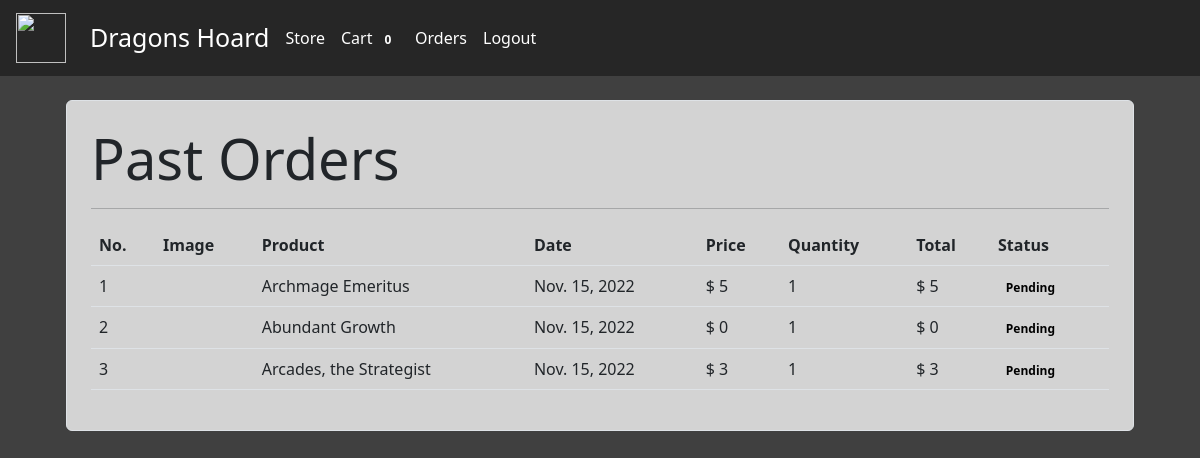
The page /orders (signed in) on the database its author committed.
### store/models/orders.py (models this page shows, shortened)
class Order(models.Model):
    product = models.ForeignKey(Products,
                                on_delete=models.CASCADE)
    customer = models.ForeignKey(Customer,
                                 on_delete=models.CASCADE)
    quantity = models.IntegerField(default=1)
    price = models.IntegerField()
    address = models.CharField (max_length=50, default='', blank=True)
    phone = models.CharField (max_length=50, default='', blank=True)
    date = models.DateField (default=datetime.datetime.today)
    status = models.BooleanField (default=False)
    @staticmethod
    def get_orders_by_customer(customer_id):
        return Order.objects.filter(customer=customer_id).order_by('-date')

### store/models/product.py (models this page shows, shortened)
class Products(models.Model):
    name = models.CharField(max_length=60)
    price= models.DecimalField(max_digits = 5, decimal_places=2)
    set = models.CharField(max_length=5)
    category= models.ForeignKey(Category,on_delete=models.CASCADE,default=1 )
    description= models.CharField(max_length=250, default='', blank=True, null= True)
    image= models.ImageField(upload_to='images/')

### store/middlewares/auth.py (the view)
    def middleware(request):
        print(request.session.get('customer'))
        returnUrl = request.META['PATH_INFO']
        print(request.META['PATH_INFO'])
        if not request.session.get('customer'):
           return redirect(f'login?return_url={returnUrl}')
        response = get_response(request)
        return response

### store/templatetags/custom_filter.py (called while the page is built)
@register.filter(name='currency')
def currency(number):
    return "$ "+str(number)

@register.filter(name='multiply')
def multiply(number , number1):
    return number * number1

### store/views/orders.py (called while the page is built)
    def get(self , request ):
        customer = request.session.get('customer')
        orders = Order.get_orders_by_customer(customer)
        print(orders)
        return render(request , 'orders.html'  , {'orders' : orders})

### store/templates/orders.html
{% extends 'base.html' %}
{% block content %}
{% load cart %}
{% load custom_filter %}
<div class="container">
   <div style="background-color:lightgrey" class="border rounded p-4 m-4">
        <p class="display-4 pl-4 ml-4">Past Orders</p>
        <hr>
        <table class="table">
            <thead>
                <tr>
                    <th>No.</th>
                    <th>Image</th>
                    <th>Product</th>
                    <th>Date</th>
                    <th>Price</th>
                    <th>Quantity</th>
                    <th>Total</th>
                    <th>Status</th>
                </tr>
            </thead>
            <tbody>
                {% for order in orders %}
                <tr>
                    <td>{{forloop.counter}}</td>
                    <td><img style="height: 80px;" class="rounded-square" src="{{order.product.image.url}}" alt=""></td>
                    <td>{{order.product.name}}</td>
                    <td>{{order.date}}</td>
                    <td>{{order.price|currency}}</td>
                    <td>{{order.quantity}}</td>
                    <td>{{order.quantity|multiply:order.price|currency}}</td>
                    {% if order.status %}
                    <td><small style="color:black ;" class="badge badge-success">Completed</small></td>
                    {%else%}
                    <td><small style="color:black ;" class="badge badge-warning">Pending</small></td>
                    {% endif %}
                </tr>
                {% endfor %}
            </tbody>
        </table>
   </div>
</div>
{% endblock %}

### store/templates/base.html (shortened to what this page needs)
<!doctype html>
<html lang="en">
<head>
  <link rel="stylesheet" href="https://cdn.jsdelivr.net/npm/bootstrap@5.2.2/dist/css/bootstrap.min.css">
</head>
  </head>
<body style="background-color:#404040 ;" >
<nav class="one-edge-shadow
  navbar navbar-light
  sticky-top navbar
  navbar-expand-lg
  text-white">
    <a class="navbar-brand ms-3 text-dark " href="/">
    <link rel="stylesheet" href="https://use.fontawesome.com/releases/v5.7.0/css/all.css">
    <img src="https://encrypted-tbn0.gstatic.com/images?q=tbn:ANd9GcRP9JXx072mwCfsNhjYo_qz6oSgT_tAtl91Fw&usqp=CAU" style="width:50px;height:50px"></a>
    <div class="collapse navbar-collapse" id="navbarSupportedContent">
      <ul class="navbar-nav mr-auto">
        <li class="nav-item active">
          <a class="nav-link" href="/store" style="font-size:25px;color:white;">Dragons Hoard <span class="sr-only">(current)</span></a>
        </li>
          </ul>
      <ul class="navbar-nav mr-auto">
         <li class="nav-item active">
          <a class="nav-link" href="/store" style="color:white;">Store <span class="sr-only">(current)</span></a>
         </li>
          </ul>
      <ul class=" navbar-nav my-2 my-lg-0">
        <li class="nav-item active">
          <a class="nav-link" href="/cart" style="color:white;">Cart
            <span class="badge badge-secondary">{{request.session.cart.keys|length}}</span>
            <span class="sr-only">(current)</span></a>
        </li>
        {% if request.session.customer %}
        <li class="nav-item active ">
          <a class="nav-link" href="/orders" style="color:white;">Orders<span class="sr-only">(current)</span></a>
        </li>
        <li class="nav-item active ">
          <a class="nav-link" href="/logout" style="color:white;">Logout<span class="sr-only">(current)</span></a>
        </li>
        {% endif %}
      </ul>
    </div>
  </nav>
  {% block content %}{% endblock %}
</body>
</html>

### store/templates/base.html (style rules this page uses)
nav { background-color: rgba(38,38,38,255); }

### rows shown on the page
Order: product.name "Archmage Emeritus", date "Nov. 15, 2022", price "$ 5", quantity "1", quantity|multiply "$ 5", status "Pending"
Order: product.name "Abundant Growth", date "Nov. 15, 2022", price "$ 0", quantity "1", quantity|multiply "$ 0", status "Pending"
Order: product.name "Arcades, the Strategist", date "Nov. 15, 2022", price "$ 3", quantity "1", quantity|multiply "$ 3", status "Pending"

### other values the page prints
{{ request.session.cart.keys|length }} "0"
